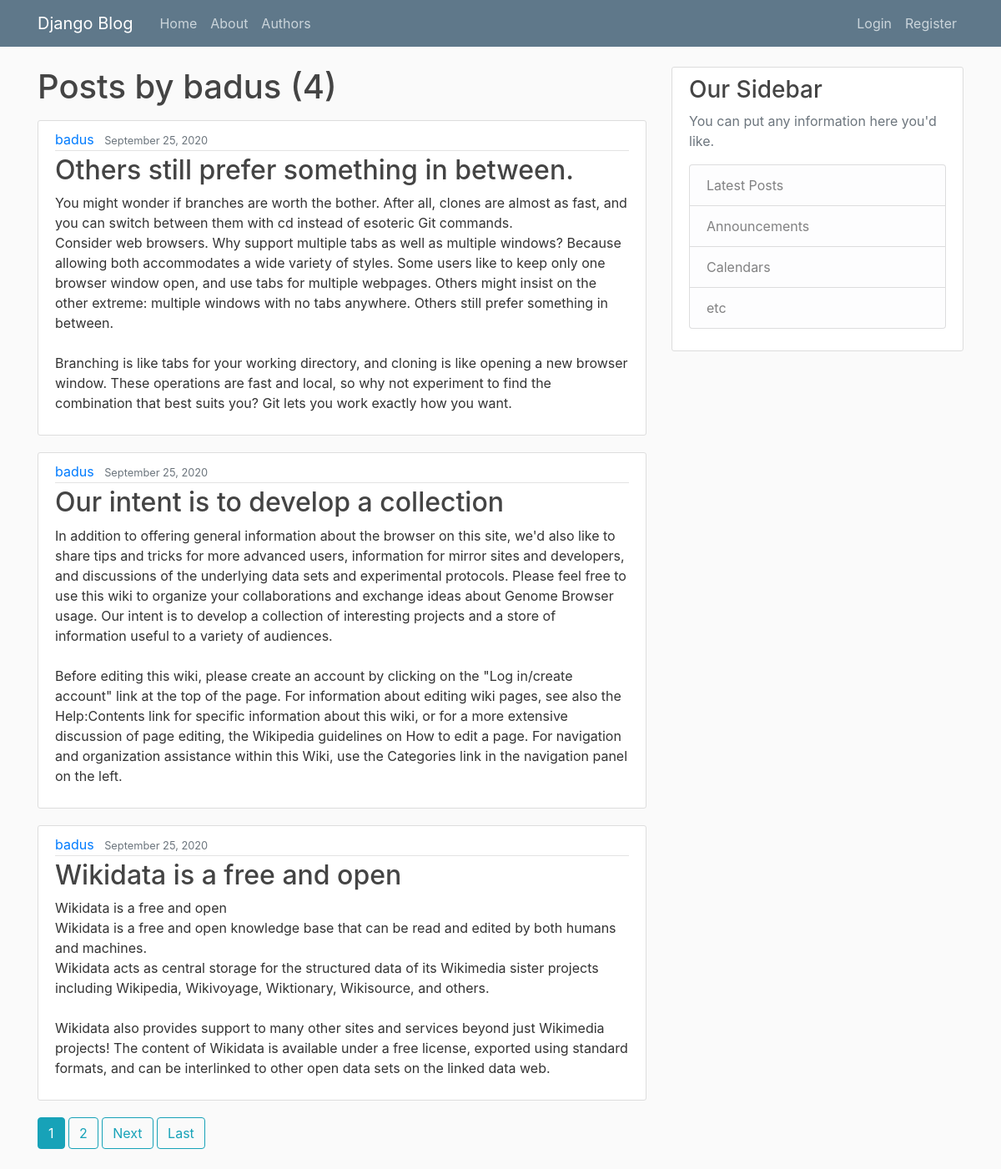
/user/badus, run on the app's committed database.
### blog/models.py (models this page shows, shortened)
class Post(models.Model):
    title = models.CharField(max_length=100)
    content = models.TextField()
    date_posted = models.DateTimeField(default=timezone.now)
    author = models.ForeignKey(User, on_delete=models.CASCADE)

### blog/views.py (the view)
# urls.py: path('user/<str:username>', UserPostListView.as_view(), name='user-posts'),
class UserPostListView(ListView):
    model = Post
    template_name = 'blog/user_post.html'  # <app>/<model>_<viewtype>.html
    context_object_name = 'posts'
    ordering = ['-date_posted']
    paginate_by = 3
    def get_queryset(self):
        user = get_object_or_404(User, username=self.kwargs.get('username'))
        return Post.objects.filter(author=user).order_by('-date_posted')

### blog/templates/blog/user_post.html (shortened to what this page needs)
{% extends "blog/base.html" %}
{% block content %}
    <h1 class="mb-3">Posts by {{ view.kwargs.username }} ({{ page_obj.paginator.count }})</h1>
    {% for post in posts %}
        <article class="media content-section">
          <div class="media-body">
            <div class="article-metadata">
              <a class="mr-2" href="{% url 'user-posts' post.author.username %}">{{ post.author }}</a>
              <small class="text-muted">{{ post.date_posted|date:"F d, Y" }}</small>
            </div>
            <h2><a class="article-title" href="{% url 'post-detail' post.id %}">{{ post.title }}</a></h2>
            <p class="article-content">{{ post.content }}</p>
          </div>
        </article>
    {% endfor %}
    {% if is_paginated %}
      {% for num in page_obj.paginator.page_range %}
        {% if page_obj.number == num %}
          <a class="btn btn-info mb-4" href="?page={{ num }}">{{ num }}</a>
        {% elif num > page_obj.number|add:'-3' and num < page_obj.number|add:'3' %}
          <a class="btn btn-outline-info mb-4" href="?page={{ num }}">{{ num }}</a>
        {% endif %}
      {% endfor %}
      {% if page_obj.has_next %}
        <a class="btn btn-outline-info mb-4" href="?page={{ page_obj.next_page_number }}">Next</a>
        <a class="btn btn-outline-info mb-4" href="?page={{ page_obj.paginator.num_pages }}">Last</a>
      {% endif %}
    {% endif %}
{% endblock content %}

### blog/static/blog/main.css (style rules this page uses)
body { background: #fafafa; color: #333333; margin-top: 5rem; }
h1, h2, h3, h4, h5, h6 { color: #444444; }
.content-section { background: #ffffff; padding: 10px 20px; border: 1px solid #dddddd; border-radius: 3px; margin-bottom: 20px; }
.article-title { color: #444444; }
.article-content { white-space: pre-line; }
.article-metadata { padding-bottom: 1px; margin-bottom: 4px; border-bottom: 1px solid #e3e3e3 }

### data on the page
Post: author "badus", date_posted "September 25, 2020", title "Others still prefer something in between.", content "You might wonder if branches are worth the bother. After all, clones are almost as fast, and you can switch between them with cd instead of esoteric Git commands. Consider web browsers. Why support multiple tabs as well as multiple windows? Because allowing both accommodates a wide variety of styles. Some users like to keep only one browser window open, and use tabs for multiple webpages. Others might insist on the other extreme: multiple windows with no tabs anywhere. Others still prefer something in between. Branching is like tabs for your working directory, and cloning is like opening a new browser window. These operations are fast and local, so why not experiment to find the combination…"
Post: author "badus", date_posted "September 25, 2020", title "Our intent is to develop a collection", content "In addition to offering general information about the browser on this site, we'd also like to share tips and tricks for more advanced users, information for mirror sites and developers, and discussions of the underlying data sets and experimental protocols. Please feel free to use this wiki to organize your collaborations and exchange ideas about Genome Browser usage. Our intent is to develop a collection of interesting projects and a store of information useful to a variety of audiences. Before editing this wiki, please create an account by clicking on the \"Log in/create account\" link at the top of the page. For information about editing wiki pages, see also the Help:Contents link for…"
Post: author "badus", date_posted "September 25, 2020", title "Wikidata is a free and open", content "Wikidata is a free and open Wikidata is a free and open knowledge base that can be read and edited by both humans and machines. Wikidata acts as central storage for the structured data of its Wikimedia sister projects including Wikipedia, Wikivoyage, Wiktionary, Wikisource, and others. Wikidata also provides support to many other sites and services beyond just Wikimedia projects! The content of Wikidata is available under a free license, exported using standard formats, and can be interlinked to other open data sets on the linked data web."

### other printed values
{{ view.kwargs.username }} "badus"
{{ page_obj.paginator.count }} "4"
{{ num }} "1"
{{ num }} "2"
